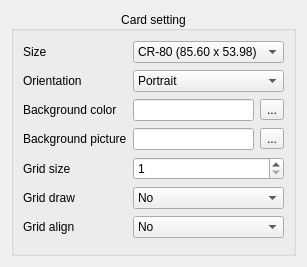
<?xml version="1.0" encoding="UTF-8"?>
<ui version="4.0">
 <class>cardSetting</class>
 <widget class="QWidget" name="cardSetting">
  <property name="geometry">
   <rect>
    <x>0</x>
    <y>0</y>
    <width>291</width>
    <height>267</height>
   </rect>
  </property>
  <property name="maximumSize">
   <size>
    <width>16777215</width>
    <height>267</height>
   </size>
  </property>
  <property name="windowTitle">
   <string>Form</string>
  </property>
  <layout class="QGridLayout" name="gridLayout_2">
   <item row="0" column="0">
    <widget class="QGroupBox" name="groupBox">
     <property name="title">
      <string>Card setting</string>
     </property>
     <property name="alignment">
      <set>Qt::AlignCenter</set>
     </property>
     <property name="flat">
      <bool>true</bool>
     </property>
     <layout class="QGridLayout" name="gridLayout">
      <item row="0" column="0">
       <widget class="QLabel" name="label">
        <property name="text">
         <string>Size</string>
        </property>
        <property name="buddy">
         <cstring>sizeCb</cstring>
        </property>
       </widget>
      </item>
      <item row="0" column="1">
       <widget class="QComboBox" name="sizeCb">
        <item>
         <property name="text">
          <string>CR-80 (85.60 x 53.98)</string>
         </property>
        </item>
        <item>
         <property name="text">
          <string>CR-90 (92.07 x 60.33)</string>
         </property>
        </item>
        <item>
         <property name="text">
          <string>CR-79 (83.90 x 52.10)</string>
         </property>
        </item>
       </widget>
      </item>
      <item row="1" column="0">
       <widget class="QLabel" name="label_2">
        <property name="text">
         <string>Orientation</string>
        </property>
        <property name="buddy">
         <cstring>orientation</cstring>
        </property>
       </widget>
      </item>
      <item row="1" column="1">
       <widget class="QComboBox" name="orientation">
        <item>
         <property name="text">
          <string>Portrait</string>
         </property>
        </item>
        <item>
         <property name="text">
          <string>Landscape</string>
         </property>
        </item>
       </widget>
      </item>
      <item row="2" column="0">
       <widget class="QLabel" name="label_3">
        <property name="text">
         <string>Background color</string>
        </property>
        <property name="buddy">
         <cstring>bkgColor</cstring>
        </property>
       </widget>
      </item>
      <item row="2" column="1">
       <layout class="QHBoxLayout" name="horizontalLayout">
        <item>
         <widget class="QLineEdit" name="bkgColor"/>
        </item>
        <item>
         <widget class="QToolButton" name="bkgColorButton">
          <property name="text">
           <string>...</string>
          </property>
         </widget>
        </item>
       </layout>
      </item>
      <item row="3" column="0">
       <widget class="QLabel" name="label_4">
        <property name="text">
         <string>Background picture</string>
        </property>
        <property name="buddy">
         <cstring>bkgPicture</cstring>
        </property>
       </widget>
      </item>
      <item row="3" column="1">
       <layout class="QHBoxLayout" name="horizontalLayout_2">
        <item>
         <widget class="QLineEdit" name="bkgPicture"/>
        </item>
        <item>
         <widget class="QToolButton" name="bkgPictureButton">
          <property name="text">
           <string>...</string>
          </property>
         </widget>
        </item>
       </layout>
      </item>
      <item row="4" column="0">
       <widget class="QLabel" name="label_5">
        <property name="text">
         <string>Grid size</string>
        </property>
        <property name="buddy">
         <cstring>gridSize</cstring>
        </property>
       </widget>
      </item>
      <item row="4" column="1">
       <widget class="QSpinBox" name="gridSize">
        <property name="minimum">
         <number>1</number>
        </property>
        <property name="maximum">
         <number>10</number>
        </property>
       </widget>
      </item>
      <item row="5" column="0">
       <widget class="QLabel" name="label_6">
        <property name="text">
         <string>Grid draw</string>
        </property>
        <property name="buddy">
         <cstring>gridDraw</cstring>
        </property>
       </widget>
      </item>
      <item row="5" column="1">
       <widget class="QComboBox" name="gridDraw">
        <item>
         <property name="text">
          <string>No</string>
         </property>
        </item>
        <item>
         <property name="text">
          <string>Yes</string>
         </property>
        </item>
       </widget>
      </item>
      <item row="6" column="0">
       <widget class="QLabel" name="label_7">
        <property name="text">
         <string>Grid align</string>
        </property>
        <property name="buddy">
         <cstring>gridAlign</cstring>
        </property>
       </widget>
      </item>
      <item row="6" column="1">
       <widget class="QComboBox" name="gridAlign">
        <item>
         <property name="text">
          <string>No</string>
         </property>
        </item>
        <item>
         <property name="text">
          <string>Yes</string>
         </property>
        </item>
       </widget>
      </item>
     </layout>
    </widget>
   </item>
  </layout>
 </widget>
 <tabstops>
  <tabstop>sizeCb</tabstop>
  <tabstop>orientation</tabstop>
  <tabstop>bkgColor</tabstop>
  <tabstop>bkgColorButton</tabstop>
  <tabstop>bkgPicture</tabstop>
  <tabstop>bkgPictureButton</tabstop>
  <tabstop>gridSize</tabstop>
  <tabstop>gridDraw</tabstop>
  <tabstop>gridAlign</tabstop>
 </tabstops>
 <resources/>
 <connections/>
</ui>
